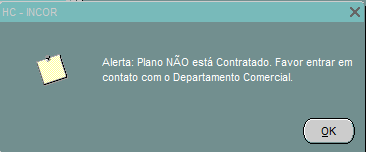
#> input picture templates/si3/common/plano_nao_contratado.png, 366 x 152 px, found by its file name
$ python recortar_botao_ok.py
#> lines starting #> are read from the running program, lines starting #| are printed output that depends on the picture
from PIL import Image

img = Image.open("plano_nao_contratado.png")  # ajuste para o nome do arquivo que voce abriu no Paint
#> img is the input picture: PIL image 366x152 RGBA; mean R, G, B, A 120.6, 152.4, 152, 255
botao = img.crop((182, 120, 235, 146))          # troque pelos 4 numeros que voce anotou
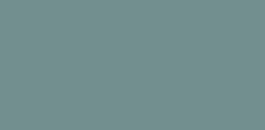
#> botao: PIL image 53x26 RGBA (shown 5 times larger); mean R, G, B, A 114, 143, 143, 255
botao.save("templates/si3/common/btn_ok_popup.png")
print("Recorte salvo:", botao.size)
#| Recorte salvo: (53, 26)
